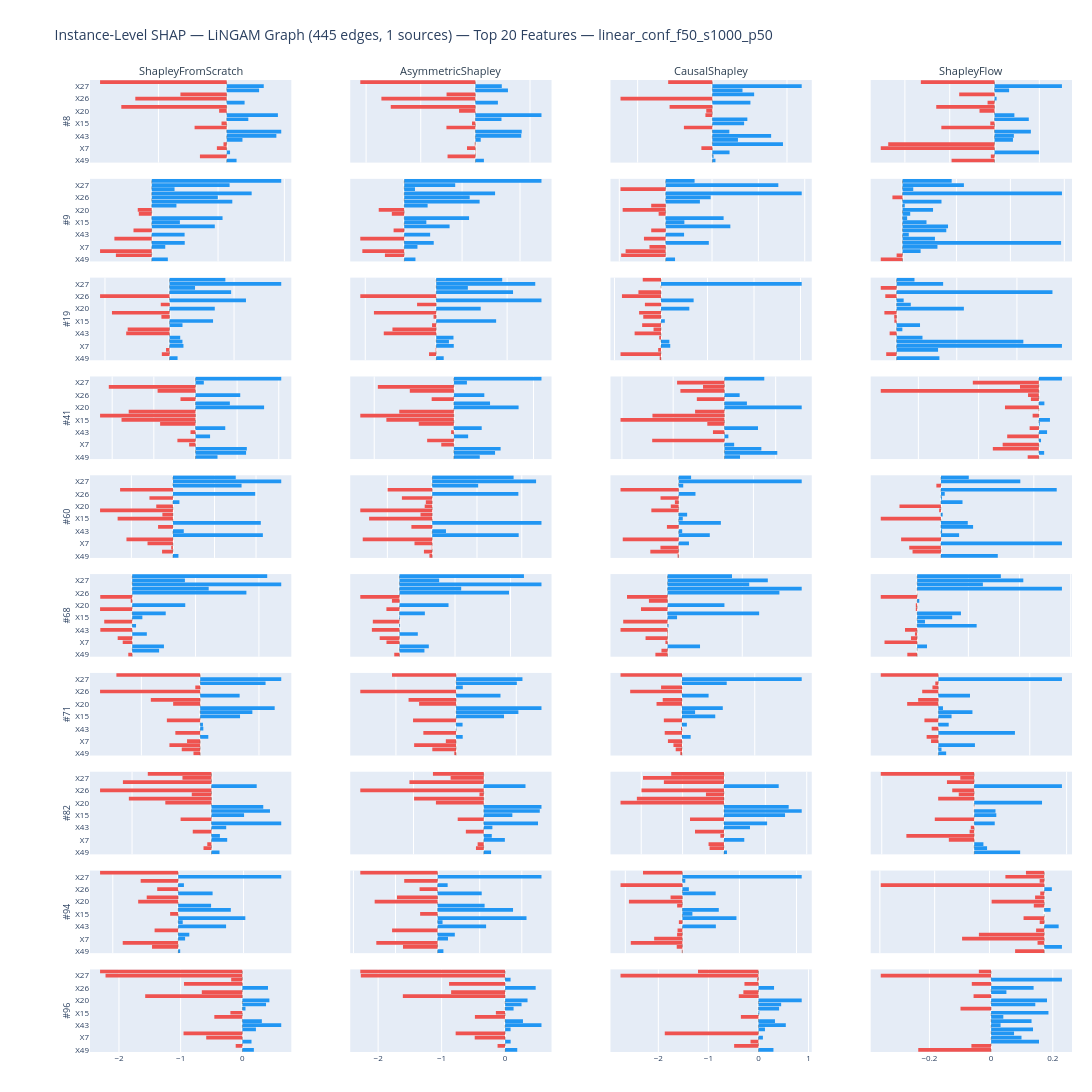

The code cell stored with this chart in its notebook:
### Code cell
# ── LiNGAM Graph ──────────────────────────────────────────────────────────
fig_instance_lingam = make_instance_shap_figure(
    methods        = LINGAM_SCATTER_METHODS,
    col_labels     = COL_LABELS,
    feature_idx    = scratch_rank.tolist(),
    feature_labels = top_features,
    instance_idx   = instance_idx,
    shap_data      = shap_data,
    title          = (
        f"Instance-Level SHAP — LiNGAM Graph ({lingam_edges} edges, {lingam_sources} sources) — "
        f"Top {N_TOP_FEATURES} Features — {DATASET}"
    ),
)
fig_instance_lingam.show()
